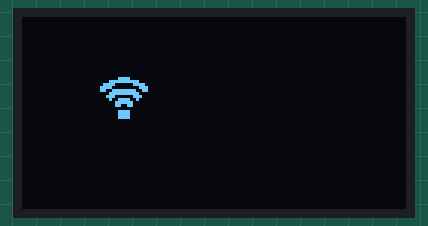
Recording of a sketch running on a simulated ESP8266 (NodeMCU). Shown: 128×64 one-colour display. WiFi joins after 1.5 s; servers stay silent unless stated; network time is answered at once with the bench clock; the local clock reads 2024-03-15 10:24:30 at power-on unless the sketch sets it; what the sketch prints to the serial monitor is not drawn.

Above: at 0.1 s.
At 1.7 s:
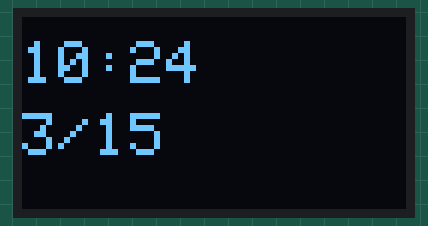
At 30.2 s:
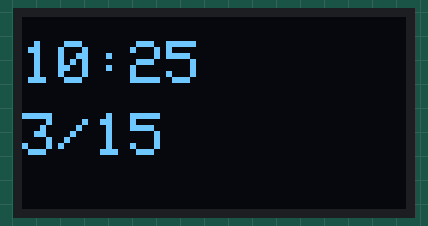
At 90.2 s:
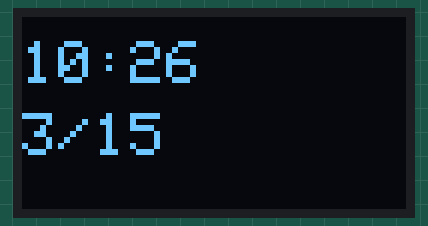

The sketch:

oled_clock.ino
```cpp
#include <Wire.h>
#include <Adafruit_GFX.h>
#include <Adafruit_SSD1306.h>

#include <ESP8266WiFi.h>
#include <WiFiUdp.h>
#include <NTPClient.h>
#include <time.h>

// Required for LIGHT_SLEEP_T delay mode
extern "C" {
  #include "user_interface.h"
}

#define OLED_RESET 0  // GPIO0
Adafruit_SSD1306 display(OLED_RESET);

const char *ssid     = "Obi-LAN Kenobi";
const char *password = "UseTheForce";

const long utcOffsetInSeconds = - 60 * 60 * 8;
const long updateInterval = 10 * 60 * 1000;

const unsigned char wifiIcon [] PROGMEM = {
  0x03, 0xc0, 0x1f, 0xf8, 0x78, 0x1e, 0xf0, 0x07, 0xcf, 0xf3, 0x1f, 0xf8, 0x38, 0x1c, 0x13, 0xc8,
  0x07, 0xe0, 0x06, 0x60, 0x00, 0x00, 0x03, 0xc0, 0x03, 0xc0, 0x03, 0xc0, 0x00, 0x00
};

// Define NTP Client to get time
WiFiUDP ntpUDP;
NTPClient timeClient(ntpUDP, "pool.ntp.org", utcOffsetInSeconds, updateInterval);

// ----------------   Helpers from: https://github.com/ThingPulse/esp8266-oled-ssd1306/blob/master/src/OLEDDisplay.cpp   -------------------

void setContrast(uint8_t contrast, uint8_t precharge, uint8_t comdetect) {
  display.ssd1306_command(SSD1306_SETPRECHARGE); //0xD9
  display.ssd1306_command(precharge); //0xF1 default, to lower the contrast, put 1-1F
  display.ssd1306_command(SSD1306_SETCONTRAST);
  display.ssd1306_command(contrast); // 0-255
  display.ssd1306_command(SSD1306_SETVCOMDETECT); //0xDB, (additionally needed to lower the contrast)
  display.ssd1306_command(comdetect);  //0x40 default, to lower the contrast, put 0
  display.ssd1306_command(SSD1306_DISPLAYALLON_RESUME);
  display.ssd1306_command(SSD1306_NORMALDISPLAY);
  display.ssd1306_command(SSD1306_DISPLAYON);
}

void setBrightness(uint8_t brightness) {
  uint8_t contrast = brightness;
  if (brightness < 128) {
    // Magic values to get a smooth/ step-free transition
    contrast = brightness * 1.171;
  } else {
    contrast = brightness * 1.171 - 43;
  }

  uint8_t precharge = 241;
  if (brightness == 0) {
    precharge = 0;
  }
  uint8_t comdetect = brightness / 8;

  setContrast(contrast, precharge, comdetect);
}
// ---------------------- End Brightness -------------------


void setup()   {
  Serial.begin(115200);

  setupDisplay();

  Serial.println();
  Serial.print("Connecting to ");
  Serial.print(ssid);

  WiFi.mode(WIFI_STA);
  WiFi.begin(ssid, password);

  while ( WiFi.status() != WL_CONNECTED ) {
    delay(500);
    Serial.print ( "." );
  }
  Serial.println(" Connected");

  timeClient.begin();
  timeClient.update();
}

void setupDisplay() {
  // start display
  display.begin(SSD1306_SWITCHCAPVCC, 0x3C);

  // from 0-128
  setBrightness(0);

  display.clearDisplay();

  display.setTextSize(2);
  display.setTextColor(WHITE);

  display.drawBitmap(26, 20, wifiIcon, 16, 15, WHITE);
  display.display();
}

int counter = 10000;
int lastMin = -1;

void loop() {
  counter++;

  if (counter > 10000) {
    Serial.println("Update NTP");
    wifi_set_sleep_type(NONE_SLEEP_T);
    while (WiFi.status() != WL_CONNECTED) {
      delay(500);
      Serial.print (".");
    }

    timeClient.update();
    wifi_set_sleep_type(LIGHT_SLEEP_T);

    counter = 0;
  }

  int minutes = timeClient.getMinutes();
  if (minutes == lastMin) {
    delay(500);
    return;
  }
  lastMin = minutes;

  display.clearDisplay();

  display.setCursor(0,8);

  int hour = timeClient.getHours();

  time_t rawtime = timeClient.getEpochTime();
  struct tm * ti;
  ti = localtime (&rawtime);

  uint8_t month = ti->tm_mon + 1;
  uint8_t day = ti->tm_mday;

  if (hour > 12) hour -= 12;
  if (hour == 0) hour = 12;

  if (hour < 10) display.print(" ");
  display.print(hour);
  display.print(":");
  if (minutes < 10) display.print("0");
  display.println(minutes);

  display.setCursor(display.getCursorX(), display.getCursorY() + 8);

  display.print(month);
  display.print("/");
  display.print(day);

  display.display();
}
```

Measured:
- what the display in image 1 shows lasts 28.5 s, from 1.6 s to 30.1 s
- what the display in image 2 shows lasts 60.1 s, from 30.1 s to 90.2 s
